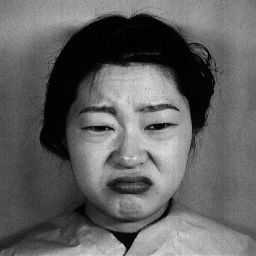
#> input picture db/jaffe/KL/KL.DI1.170.tiff, 256 x 256 px
$ python knn.py
#> lines starting #> are read from the running program, lines starting #| are printed output that depends on the picture; long printed decimals are rounded
### localbinarypatterns.py
# import the necessary packages
from skimage import feature
import numpy as np

class LocalBinaryPatterns:
	def __init__(self, numPoints, radius):
		# store the number of points and radius
		self.numPoints = numPoints
		self.radius = radius

	def describe(self, image, eps=1e-7):
		# compute the Local Binary Pattern representation
		# of the image, and then use the LBP representation
		# to build the histogram of patterns
		lbp = feature.local_binary_pattern(image, self.numPoints,
			self.radius, method="uniform")
		(hist, _) = np.histogram(lbp.ravel(),
			bins=np.arange(0, self.numPoints + 3),
			range=(0, self.numPoints + 2))

		# normalize the histogram
		hist = hist.astype("float")
		hist /= (hist.sum() + eps)

		# return the histogram of Local Binary Patterns
		return hist

### knn.py
# import the necessary packages
import itertools
from sklearn.model_selection import train_test_split
from localbinarypatterns import LocalBinaryPatterns
from sklearn.neighbors import KNeighborsClassifier
from imutils import paths
import cv2
import pandas as pd
import numpy as np


def tulis_hasil(hasil, fname):
    hasil = np.array(hasil)
    pd.DataFrame({"k": hasil[:, 0], "points": hasil[:, 1], "radius": hasil[:, 2],
                  "akurasi": hasil[:, 3]}).to_csv(fname, index=False, header=True)

db = 'jaffe'
data_training = 'db/%s' % db

points = range(8, 70, 4)
radius = range(4, 21)
par = list(itertools.product(points, radius))
hasil = []

dataset = [file for file in paths.list_images(data_training)]


for p in par:
    print("##### points: %d, radius:%d #####" % p)
    # initialize the local binary patterns descriptor
    desc = LocalBinaryPatterns(p[0], p[1])
    data = []
    labels = []

    # loop over the training images
    print(data_training, len(dataset))
    for imagePath in paths.list_images(data_training):
        # load the image, convert it to grayscale, and describe it
        # print("test:", imagePath)
        image = cv2.imread(imagePath)
#> image is the input picture: shape (256, 256, 3); min 0, max 233, mean 98
        try:
            gray = cv2.cvtColor(image, cv2.COLOR_BGR2GRAY)
        except:
            print('ERROR di:', imagePath)
        hist = desc.describe(gray)
#> in describe, `lbp = feature.local_binary_pattern(image, self.numPoints, self.radius,..`:
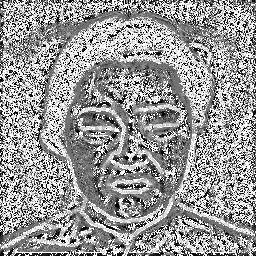
#> lbp: shape (256, 256) float64; min 0, max 9, mean 5.39; drawn with min black and max white
#> in describe, `(hist, _) = np.histogram(lbp.ravel(), bins=np.arange(0, self.numPoints..`: hist = [4760, 5706, 3647, 5233, 8609, 5420, 3278, 5669, 5508, 17706]
#> in describe, `hist /= (hist.sum() + eps)`: hist = [0.0726, 0.0871, 0.0556, 0.0798, 0.131, 0.0827, 0.05, 0.0865, 0.084, 0.27]
        # extract the label from the image path, then update the
        # label and data lists
        # print(imagePath.split("/"))  # use "\\" in Windows
        labels.append(imagePath.split("/")[-2])  # use "\\" in Windows
        data.append(hist)
    #print(labels)
    print('hist:', len(hist))
#| hist: 10
    print(hist)
#| [0.07166 0.08699 0.05954 0.08264  0.1202 0.08528
#|  0.05058 0.08893 0.0836 0.2706]
    X_train, X_test, y_train, y_test = train_test_split(data, labels, test_size=0.1, random_state=0)

    # train a Linear KNN on the data
    k_nn = range(1, 10, 2)
    for k in k_nn:
        neigh = KNeighborsClassifier(n_neighbors=k)
        neigh.fit(X_train, y_train)

        benar = 0
        jml = 0
        for i in range(len(y_test)):
            jml += 1
            hist = X_test[i]
#> (the run stopped early here; a loop or call above may not have finished)

$ run again, on db/jaffe/KM/KM.FE2.24.tiff
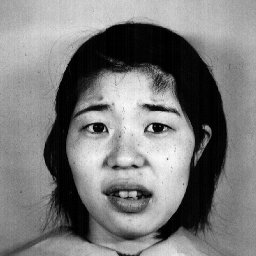
#> input picture db/jaffe/KM/KM.FE2.24.tiff, 256 x 256 px
#> image is the input picture: shape (256, 256, 3); min 0, max 251, mean 123.6
#> in describe, `lbp = feature.local_binary_pattern(image, self.numPoints, self.radius,..`:
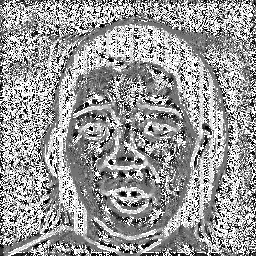
#> lbp: shape (256, 256) float64; min 0, max 9, mean 5.4; drawn with min black and max white
#> in describe, `(hist, _) = np.histogram(lbp.ravel(), bins=np.arange(0, self.numPoints..`: hist = [4299, 5589, 3533, 5326, 9481, 5974, 3041, 5141, 5415, 17737]
#> in describe, `hist /= (hist.sum() + eps)`: hist = [0.0656, 0.0853, 0.0539, 0.0813, 0.145, 0.0912, 0.0464, 0.0784, 0.0826, 0.271]
#| hist: 10
#| [0.07263 0.08707 0.05565  0.07985 0.1314 0.0827
#|  0.05002 0.0865 0.08405 0.2702]
